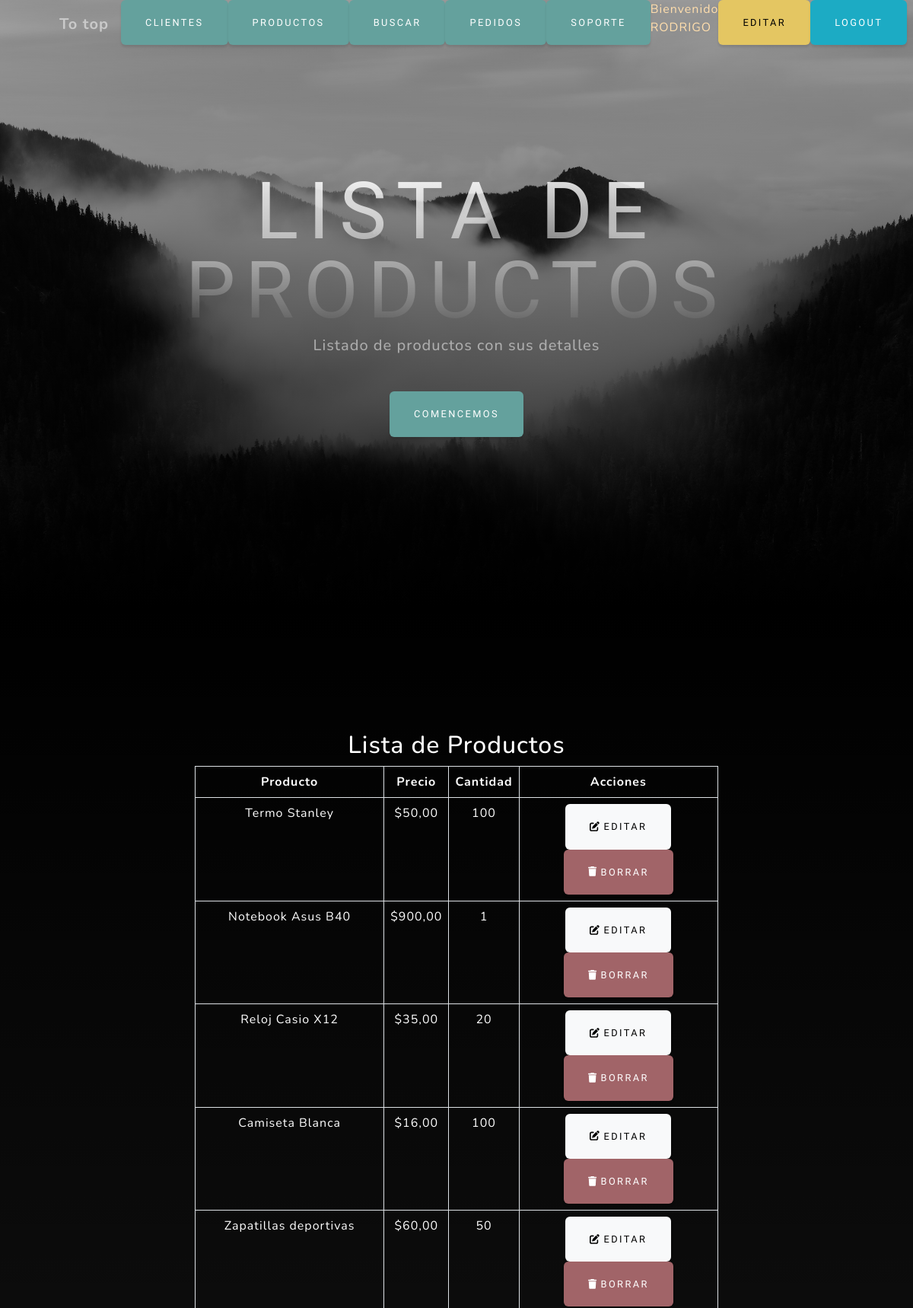
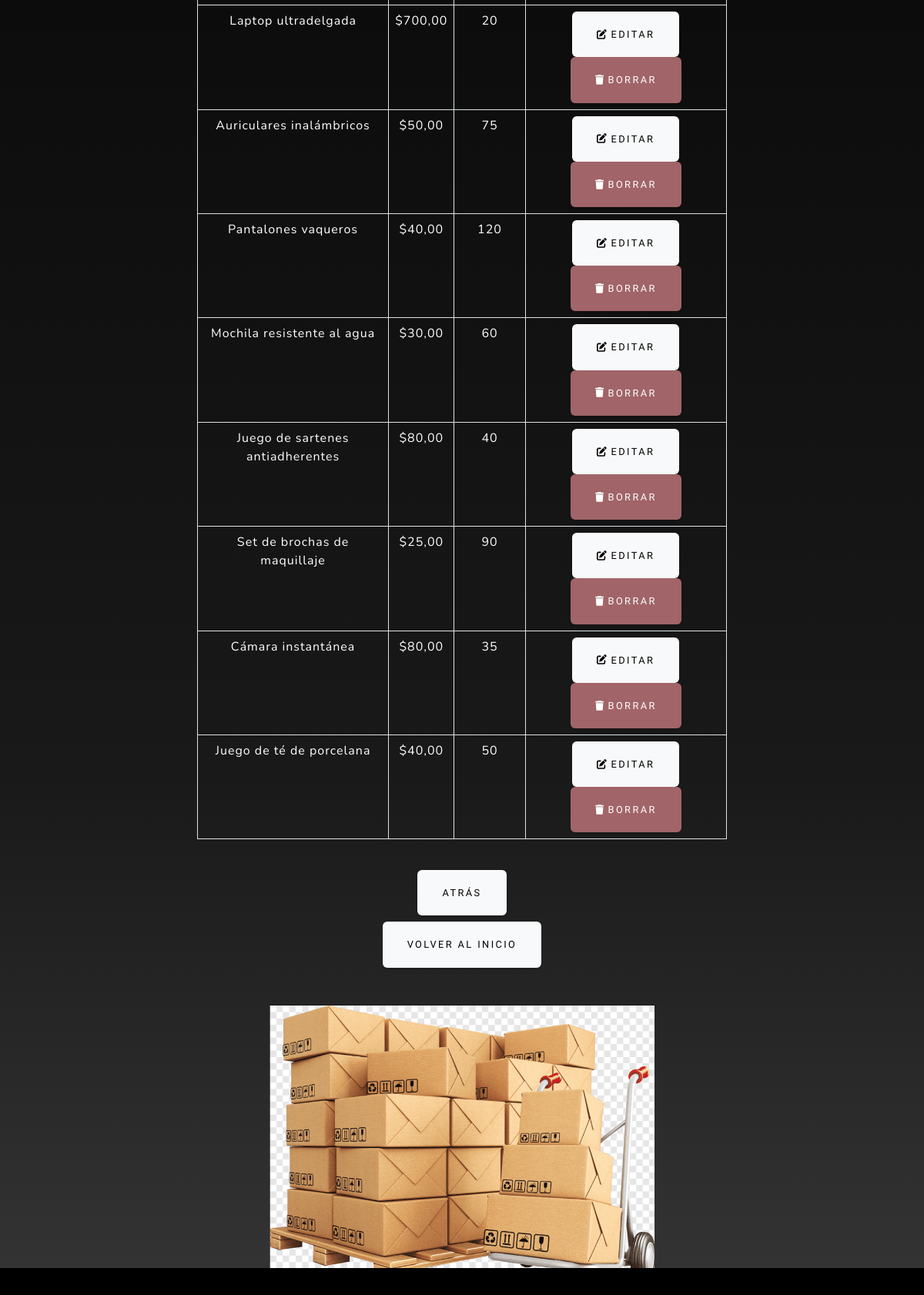
Page /app/productos/ (signed in, upper part) on the committed database (2 pictures, top to bottom).
### app/models.py (models this page shows, shortened)
class Producto(models.Model):
    nombre = models.CharField(max_length=100)
    precio = models.DecimalField(max_digits=10, decimal_places=2)
    cantidad = models.IntegerField()
    descripcion = models.TextField()

### app/views.py (the view)
# urls.py: path('productos/', views.lista_productos, name="lista_productos"),
@login_required
def lista_productos(request):
    productos = Producto.objects.all()
    return render(request, 'app/lista_productos.html', {'productos': productos})

### app/templates/app/lista_productos.html (shortened to what this page needs)
{% extends 'app/index.html' %}
{% load static %}
{% block cabecera %}
    Lista de Productos
{% endblock cabecera %}
{% block cabecera2 %}
Listado de productos con sus detalles
{% endblock cabecera2 %}
{% block contenido %}
<section class="about-section text-center" id="about">
    <div class="container px-4 px-lg-5">
        <div class="row justify-content-center align-items-center">
            <div class="col-lg-8">
                <h2 class="text-white">Lista de Productos</h2>
                <div class="table-responsive">
                    <table class="table table-bordered text-white">
                        <thead>
                            <tr>
                                <th>Producto</th>
                                <th>Precio</th>
                                <th>Cantidad</th>
                                <th>Acciones</th>
                            </tr>
                        </thead>
                        <tbody>
                            {% for producto in productos %}
                                <tr>
                                    <td>{{ producto.nombre }}</td>
                                    <td>${{ producto.precio }}</td>
                                    <td>{{ producto.cantidad }}</td>
                                    <td>
                                        <a href="{% url 'editar_producto' producto.id %}" class="btn btn-light">
                                            <i class="fas fa-edit"></i> Editar
                                        </a>
                                        <a href="{% url 'borrar_producto' producto.id %}" class="btn btn-danger">
                                            <i class="fas fa-trash"></i> Borrar
                                        </a>
                                    </td>
                                </tr>
                            {% empty %}
                                <tr>
                                    <td colspan="4" class="text-center">No hay productos registrados</td>
                                </tr>
                            {% endfor %}
                        </tbody>
                    </table>
                </div>
                <div class="mt-4 text-center">
                    <a class="btn btn-light" href="{% url 'producto' %}">Atrás</a>
                </div>
                <div class="mt-2 text-center">
                    <a class="btn btn-light" href="{% url 'Home' %}">Volver al inicio</a>
                </div>
            </div>
        </div>
        <div class="mt-5">
            <img class="img-fluidmx-auto" style="max-width: 500px;" src="{% static 'app/assets/img/1.png' %}" alt="..." />
        </div>
    </div>
</section>
{% endblock contenido %}

### app/templates/app/index.html (shortened to what this page needs)
<!DOCTYPE html>
<html lang="en">
    <head>
        {% load static %}
        <link rel="stylesheet" href="https://use.fontawesome.com/releases/v6.3.0/css/all.css">
        <link href="{% static 'app/css/styles.css' %}" rel="stylesheet" />
    </head>
    <body id="page-top">
        <nav class="navbar navbar-expand-lg navbar-light fixed-top" id="mainNav">
            <div class="container px-4 px-lg-5">
                <a class="navbar-brand" href="#page-top">To top</a>
                <div class="collapse navbar-collapse" id="navbarResponsive">
                    <ul class="navbar-nav ms-auto">
                        {% if user.is_authenticated  %}
                        <li class="nav-item"><a class="btn btn-primary" href="{% url 'clientes' %}">Clientes</a></li>
                        <li class="nav-item"><a class="btn btn-primary" href="{% url 'producto' %}">Productos</a></li>
                        <li class="nav-item"><a class="btn btn-primary" href="{% url 'buscar' %}">Buscar</a></li>
                        <li class="nav-item"><a class="btn btn-primary" href="{% url 'pedido' %}">Pedidos</a></li>
                        <li class="nav-item"><a class="btn btn-primary" href="{% url 'admin:index' %}">Soporte</a></li>
                        <p style="color:navajowhite">Bienvenido {{ user.username|upper }}</p>
                        <li class="nav-item"><a class="btn btn-warning" href="{% url 'Editar_perfil' %}">Editar</a></li>
                        <li class="nav-item"><a class="btn btn-info" href="{% url 'logout' %}">Logout</a></li>
                        {% else %}
                        <li class="nav-item"><a class="btn btn-primary" href="{% url 'sobremi' %}">Sobre mi</a></li>
                        <li class="nav-item"><a class="btn btn-info" href="{% url 'login' %}">Login</a></li>
                        {% endif %}
                    </ul>
                </div>
            </div>
        </nav>
        <header class="masthead">
            <div class="container px-4 px-lg-5 d-flex h-100 align-items-center justify-content-center">
                <div class="d-flex justify-content-center">
                    <div class="text-center">
                        <h1 class="mx-auto my-0 text-uppercase">
                            {% block cabecera %}{% endblock cabecera %}
                        </h1>
                        <h2 class="text-white-50 mx-auto mt-2 mb-5">
                            {% block cabecera2 %}{% endblock cabecera2 %}
                        </h2>
                        <a class="btn btn-primary" href="{% url 'login' %}">Comencemos</a>
                    </div>
                </div>
            </div>
        </header>
        {% block contenido %}
        {% endblock contenido %}
        <footer class="footer bg-black small text-center text-white-50"><div class="container px-4 px-lg-5">Copyright &copy; Ramiro De La Varga Website 2023</div></footer>
    </body>
</html>

### rows in the picture
Producto: nombre "Termo Stanley", precio "50,00", cantidad "100"
Producto: nombre "Notebook Asus B40", precio "900,00", cantidad "1"
Producto: nombre "Reloj Casio X12", precio "35,00", cantidad "20"
Producto: nombre "Camiseta Blanca", precio "16,00", cantidad "100"
Producto: nombre "Zapatillas deportivas", precio "60,00", cantidad "50"
Producto: nombre "Laptop ultradelgada", precio "700,00", cantidad "20"
Producto: nombre "Auriculares inalámbricos", precio "50,00", cantidad "75"
Producto: nombre "Pantalones vaqueros", precio "40,00", cantidad "120"
Producto: nombre "Mochila resistente al agua", precio "30,00", cantidad "60"
Producto: nombre "Juego de sartenes antiadherentes", precio "80,00", cantidad "40"
Producto: nombre "Set de brochas de maquillaje", precio "25,00", cantidad "90"
Producto: nombre "Cámara instantánea", precio "80,00", cantidad "35"
Producto: nombre "Juego de té de porcelana", precio "40,00", cantidad "50"

### other values in the picture
{{ user.username|upper }} "RODRIGO"
